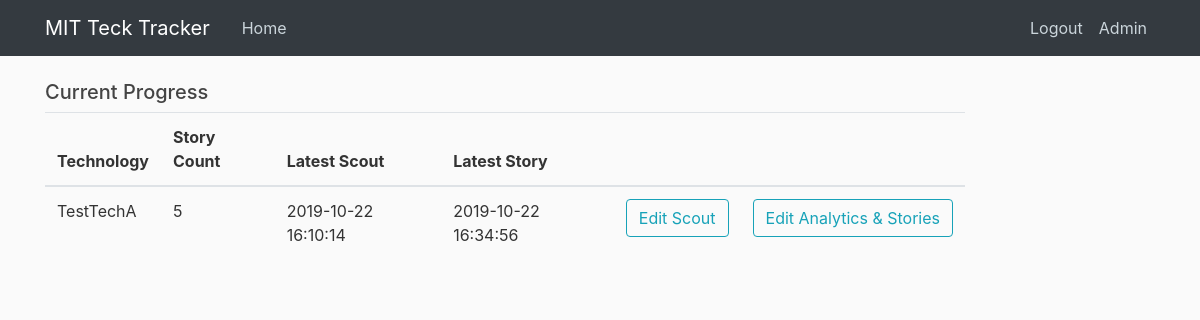
The app's page /task_board_e (signed in), older data.
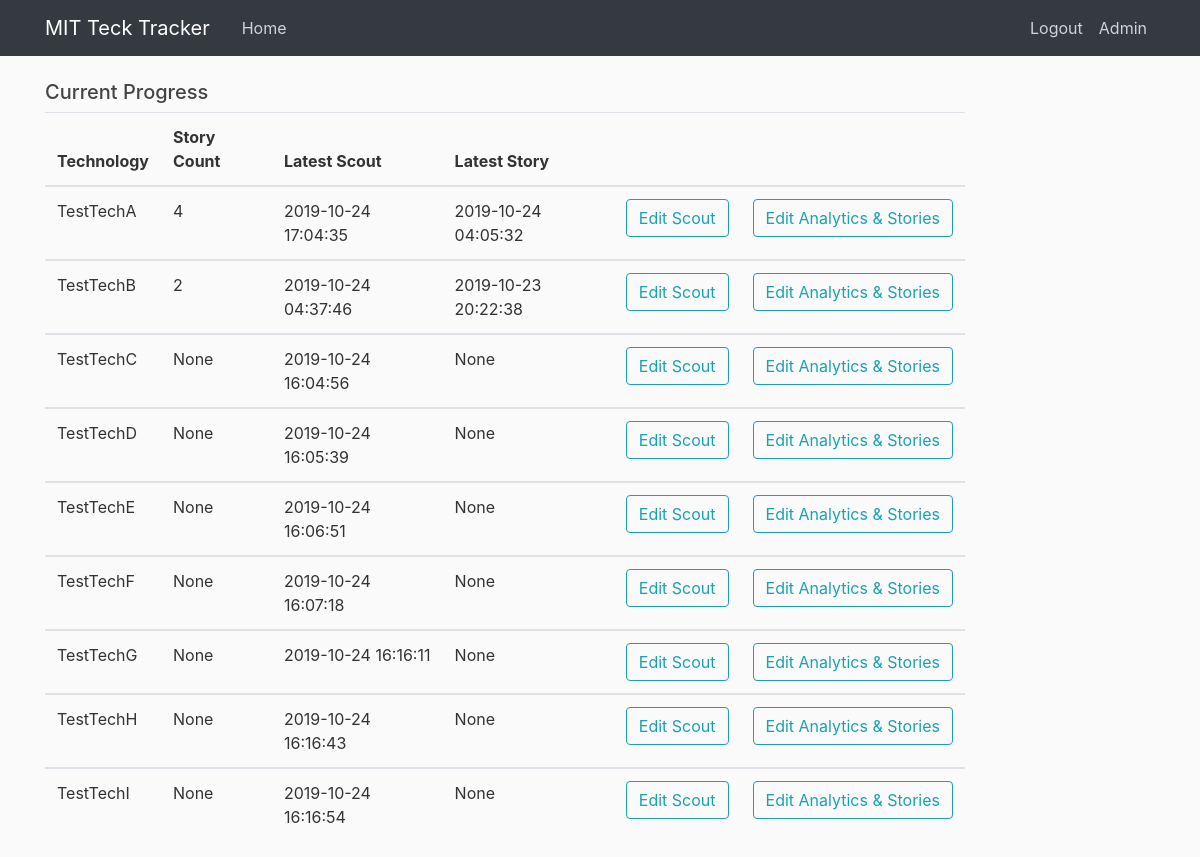
The same page, newer data.
### tables this page shows
CREATE TABLE tech_main_log (
  log_id integer PRIMARY KEY autoincrement,
  contributor integer NOT NULL,
  tech_name text NOT NULL,
  scout_time timestamp without time zone NOT NULL,
  description text NOT NULL,
  desc_source text,
  impact text NOT NULL,
  impa_source text,
  impa_sector text,
  asso_names text

, emb_techs text, edited boolean, wiki_link text, category text);

### app.py (the view)
@app.route("/task_board_e", methods = ['GET', 'POST'])
def task_board_e():
    user = get_current_user()
    if not user:
        return redirect(url_for('login'))
    if user['can_edit'] == 0:
        flash('No access to TechAnalytics. Please contact administrators', 'danger')
        return redirect(url_for('home'))
    db = get_db()
    task_cur = db.execute('''
                            select
                                tml.tech_name tech_name,
                                tml.scout_count scout_count,
                                tml.latest_scout,
                                tsl.story_count story_count,
                                tsl.latest_commit latest_commit
                            from
                                (select distinct tech_name, count(*) scout_count,
                                max(datetime(scout_time,'unixepoch')) latest_scout
                                 from tech_main_log
                                 group by tech_name) tml left join
                                (select distinct tech_name, count(*) story_count, max(datetime(contribute_time,'unixepoch')) latest_commit
                                 from tech_story_log
                                 group by tech_name) tsl

                                on tml.tech_name = tsl.tech_name

                            order by lower(tml.tech_name) asc
                         ''')
    task_result = task_cur.fetchall()
    return render_template('task_board_e.html', title='Task Board', user= user, tasks = task_result)

### app.py (called while the page is built)
def get_current_user():
    user_result = None
    if 'user' in session:
        user_email = session['user']
        db = get_db()
        user_cur = db.execute('select user_id, email, password, can_scout, can_analyse, can_edit, admin from users where email = ?', [user_email])
        user_result = user_cur.fetchone()
    return user_result

### dbTest.py (called while the page is built)
def connect_db(RowMode=True):
    sql = sqlite3.connect(dbpath)
    if RowMode:
        sql.row_factory = sqlite3.Row
    else:
        sql.row_factory = lambda cursor, row: row[0]
    return sql

def get_db():
    if not hasattr(g, 'sqlite3_db'):
        g.sqlite_db = connect_db()
    return g.sqlite_db

### templates/task_board_e.html
{% extends "layout.html" %}
{% from "show_links.html" import show_links %}
{% block nav %}
{{ show_links(user) }}
{% endblock %}
{% block content %}
<h5>Current Progress</h5>
<div class="table-responsive-sm">
<table id="example" class="table table-hover" >
  <thead>
      <tr>
          <th>Technology</th>
          <th>Story Count</th>
          <th>Latest Scout</th>
          <th>Latest Story</th>
          <th> </th>
          <th> </th>
      </tr>
  </thead>
  {% for task in tasks %}
  <tbody>
      <tr>
          <td>{{ task['tech_name'] }}</td>
          <td>{{ task['story_count'] }}</td>
          <td>{{ task['latest_scout'] }}</td>
          <td>{{ task['latest_commit'] }}</td>
          <td>
            <a href = "{{ url_for('final_edit_scout', tech=task['tech_name']) }}" role="button"  class="btn btn-outline-info">Edit Scout</a>
          </td>
          <td>
            <a href = "{{ url_for('view_all_stories', tech=task['tech_name']) }}" role="button"  class="btn btn-outline-info">Edit Analytics & Stories</a>
          </td>
      </tr>
  </tbody>
  {% endfor %}
</table>
</div>
{% endblock %}

Row changes from the older to the newer data that the page shows:
changed tech_main_log "TestTechA": story_count "5" → "4"; latest_scout "2019-10-22 16:10:14" → "2019-10-24 17:04:35"; latest_commit "2019-10-22 16:34:56" → "2019-10-24 04:05:32"
added tech_main_log: tech_name "TestTechB", story_count "2", latest_scout "2019-10-24 04:37:46", latest_commit "2019-10-23 20:22:38"
added tech_main_log: tech_name "TestTechC", story_count "None", latest_scout "2019-10-24 16:04:56", latest_commit "None"
added tech_main_log: tech_name "TestTechD", story_count "None", latest_scout "2019-10-24 16:05:39", latest_commit "None"
added tech_main_log: tech_name "TestTechE", story_count "None", latest_scout "2019-10-24 16:06:51", latest_commit "None"
added tech_main_log: tech_name "TestTechF", story_count "None", latest_scout "2019-10-24 16:07:18", latest_commit "None"
added tech_main_log: tech_name "TestTechG", story_count "None", latest_scout "2019-10-24 16:16:11", latest_commit "None"
added tech_main_log: tech_name "TestTechH", story_count "None", latest_scout "2019-10-24 16:16:43", latest_commit "None"
added tech_main_log: tech_name "TestTechI", story_count "None", latest_scout "2019-10-24 16:16:54", latest_commit "None"
